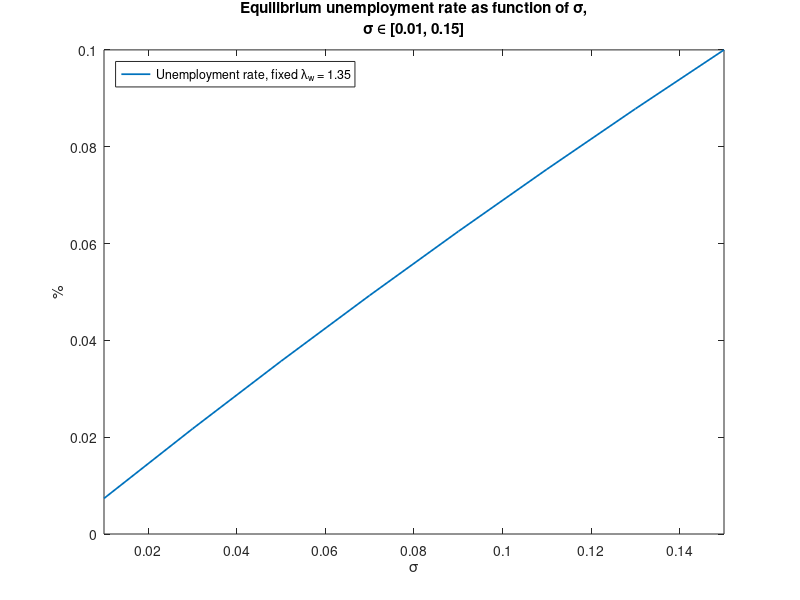

Write the MATLAB code that produced this figure. (Note: this script raises an error after producing the figure.)
%==========================================================================
%% 2 percentage signs represent sections of code;
% 1 percentage sign represents comments for code or commented out code;

% Answers to question parts that don't involve code can be found at the
% bottom of the programme, in the section ``Questions asked in problemset x
% that don't involve code".

% Text answers to question parts that involve code will be between the
% sub-section label:
%=======
% ANSWER
%=======
% Answer here
%===========
% END ANSWER
%===========

% Comments that are important will be between the sub-section label:
%=====
% NOTE
%=====
% Important note here
%=========
% END NOTE
%=========

% ECO385K Problem Set 1, 3
% Paul Le Tran, plt377
% 12 October, 2021
%==========================================================================

%==========================================================================
%% Problem info
% Read the paper "Unempployment and Vacancy Fluctuations in the Matching
% Model: Inspecting the Mechanism" by Andreas Hornstein, Per Krusell, and
% Giovanni L. Violante. This paper covers the basic Mortensen-Pissarides
% matching model with exogenous separation, and is where you will find how
% to derive equilibrium-characterising equations (21), (22), and (23) as
% the question requests.
%==========================================================================

%==========================================================================
%% Setting up workspace
clear all;
close all;
clc;

home_dir = 'path\to\programmes';

cd(home_dir);
%==========================================================================

%==========================================================================
%% Part 3a: Parametrise the model using Shimer's calibration. Compute the
% wage and unemployment rate.

% Setting Shimer calibration values
r = 0.012;
sigma = 0.10;
theta = 1;
alpha = 0.72;
A = 1.35;
p = 1;
b = 0.4;
beta = alpha;
c = 0.324;

% Computing job-finding and job-filling rates
lambda_w = A*(theta^(1 - alpha));
lambda_f = A*theta^(-alpha);

% Computing equilibrium wage and unemployment rate
u = sigma/(sigma + lambda_w);
w = beta*(p + c*theta) + (1 - beta)*b;
%==========================================================================

%==========================================================================
%% Part 3bi: Consider a permanent change in sigma from 0.01 to 0.15. What
% would the unemployment rate be if there was no change in the job-finding
% rate for each value of sigma? Plot the unemployment rate as a function of
% sigma for fixed job-finding rate.

% Setting Shimer calibration values
r = 0.012;
sigma = 0.10;
theta = 1;
alpha = 0.72;
A = 1.35;
p = 1;
b = 0.4;
beta = alpha;
c = 0.324;
% We will be keeping lambda_w = 1.35 from part 3a constant.

% Creating matrix that stores unemployment rate with corresponding sigma.
u_sigma_matrix = [zeros(length([0.01:0.01:0.15]'), 1) [0.01:0.01:0.15]'];
% Creating counter for loop
counter = 1;
for sigma = [0.01:0.01:0.15]
  u_sigma_matrix(counter, 1) = sigma/(sigma + 1.35);
  counter = counter + 1;
end
clear counter sigma;

% Saving unemployment rate values for plotting purposes in part 3bii.
u_3bi = u_sigma_matrix(:, 1);
clear u_sigma_matrix;

% Creating function for flow-consistent unemployment rate
urate_3bi = @(sigma) sigma(1)/(sigma(1) + 1.35);

% Creating plot of unemployment rate, when keeping lambda_w = 1.35, between
% sigma values [0.01, 0.15].
fplot(urate_3bi, [0.01, 0.15], 'LineWidth', 1.25);

% Creating axes labels
xlabel('\sigma');
ylabel('%');

% Creating legend
legend('Unemployment rate, fixed \lambda_{w} = 1.35', 'Location', 'Northwest');

% Creating title
title({'Equilibrium unemployment rate as function of \sigma,', '\sigma \in [0.01, 0.15]'});

saveas(gcf, 'path\to\graphics\3bi_plot.png');
close(gcf);
clear urate_3bi;
%==========================================================================

%==========================================================================
%% Part 3bii: Consider a permanent change in sigma from 0.01 to 0.15.
% Computer the wage, theta = v/u, job-finding rate, and the unemployment
% rate for each value of sigma. Plot the unemployment rate as a functio nof
% sigma. Compare with the previous question.

% Setting Shimer calibration values
r = 0.012;
sigma = 0.10;
theta = 1;
alpha = 0.72;
A = 1.35;
p = 1;
b = 0.4;
beta = alpha;
c = 0.324;

% We are no longer keeping the job-finding rate constant like in part 3bi.
% This means we need to use equilibrium condition (21) to solve for theta.
% Clearing Shimer calibration value from Shimer in part 3a.
clear theta;

% Creating matrix that stores equilibrium theta and corresponding sigma.
theta_sigma_matrix = [zeros(length([0.01:0.01:0.15]'), 1) [0.01:0.01:0.15]'];
% Creating counter for loop
counter = 1;
for sigma = [0.01:0.01:0.15]
  syms f(theta);
  f(theta) = (p - b)/(r + sigma + beta*A*(theta^(1 - alpha))) == c/((1 - beta)*A*(theta^(-alpha)));
  theta_sigma_matrix(counter, 1) = double(vpasolve(f, theta));
  counter = counter + 1;
end
clear counter sigma f theta;

% Creating matrix that will house equilbrium unemployment rate, equilibrium
% theta, and corresponding sigma for both.
u_theta_sigma_matrix = [zeros(length([0.01:0.01:0.15]'), 1) theta_sigma_matrix];
clear theta_sigma_matrix;
% Creating counter for loop
counter = 1;
for sigma = [0.01:0.01:0.15]
  u_theta_sigma_matrix(counter, 1) = sigma/(sigma + A*(u_theta_sigma_matrix(counter, 2)^(1 - alpha)));
  counter = counter + 1;
end
clear counter sigma;

% Creating matrix that will house equilibrium wage, unemployment rate,
% theta, and corresponding sigma for all.
w_u_theta_sigma_matrix = [zeros(length([0.01:0.01:0.15]'), 1) u_theta_sigma_matrix];
clear u_theta_sigma_matrix;
% Creating counter for loop
counter = 1;
for sigma = [0.01:0.01:0.15]
  w_u_theta_sigma_matrix(counter, 1) = beta*(p + c*w_u_theta_sigma_matrix(counter, 3)) + (1 - beta)*b;
  counter = counter + 1;
end
clear counter sigma;

% Creating matrix that will store equilibrium job-finding rate, wage,
% unemployment rate, theta, and corresponding sigma for all.
jfr_w_u_theta_sigma_matrix = [zeros(length([0.01:0.01:0.15]'), 1) w_u_theta_sigma_matrix];
clear w_u_theta_sigma_matrix;
% Creating counter for loop
counter = 1;
for sigma = [0.01:0.01:0.15]
  jfr_w_u_theta_sigma_matrix(counter, 1) = A*(jfr_w_u_theta_sigma_matrix(counter, 4)^(1 - alpha));
  counter = counter + 1;
end
clear counter sigma;

% Plotting unemployment rate against sigma values used
plot(jfr_w_u_theta_sigma_matrix(:, 5), jfr_w_u_theta_sigma_matrix(:, 3), 'LineWidth', 1.25, 'Color', [0, 0, 1]);
hold on
% Adding plot of unemployment rate values from part 3bi
plot(jfr_w_u_theta_sigma_matrix(:, 5), u_3bi, 'LineWidth', 1.25, 'Color', [1, 0, 0]);
hold off

% Creating axes labels
xlabel('\sigma');
ylabel('%');

% Creating legend
legend('Unemployment rate, varying \lambda_{w} (Blue)', 'Unemployment rate, fixed \lambda_{w} = 1.35 (Red)', 'Location', 'Northwest');

% Creating title
title({'Equilibrium unemployment rates as functions of \sigma,', '\sigma \in [0.01, 0.15]'});

saveas(gcf, 'path\to\graphics\3bii_plot.png');
close(gcf);
clear u_3bi;
%==========================================================================

%==========================================================================
%% Part 3ci: Consider a permanent change in p by 2%. Compute the wage,
% theta, job-finding rate, and the unemployment rate.

%==========================
% ONLY CONSIDERING INCREASE
%==========================

% Setting Shimer calibration values
r = 0.012;
sigma = 0.10;
theta = 1;
alpha = 0.72;
A = 1.35;
p = 1;
b = 0.4;
beta = alpha;
c = 0.324;

% Starting value of p is Shimer's calibration.
p = 1*1.02;

% Calculating equilibrium theta
syms f(theta);
f(theta) = (p - b)/(r + sigma + beta*A*(theta^(1 - alpha))) == c/((1 - beta)*A*(theta^(-alpha)));
theta_ss = double(vpasolve(f(theta), theta));
clear f;

% Calculating equilibrium job-finding rate
lambda_w = A*(theta_ss^(1 - alpha));

% Calculating equilibrium unemployment rate
u = sigma/(sigma + lambda_w);

% Calculating equilibrium wage
w = beta*(p + c*theta_ss) + (1 - beta)*b;

% Storing all into row vector. Note that these were calculated with beta =
% 0.72.
jfr_w_u_theta_beta_3ci = [lambda_w w u theta_ss beta];

clear theta theta_ss lambda_w u w;
%==========================================================================

%==========================================================================
%% Part 3cii: Consider a permanent change in p by 2%. Redo this by varying
% beta from 0.05 to 0.80.

%==========================
% ONLY CONSIDERING INCREASE
%==========================

% Setting Shimer calibration values
r = 0.012;
sigma = 0.10;
theta = 1;
alpha = 0.72;
A = 1.35;
p = 1;
b = 0.4;
beta = alpha;
c = 0.324;

% Starting value of p is Shimer's calibration.
p = 1*1.02;

% Creating a matrix that houses job-finding rate, wage, unemployment rate,
% theta, and corresponding beta.
jfr_w_u_theta_beta_matrix_3cii = [zeros(length([0.05:0.05:0.80]), 5)];
% Creating counter for loop
counter = 1;
for beta = [0.05:0.05:0.80]
  % Calculating equilibrium theta
  syms f(theta);
  f(theta) = (p - b)/(r + sigma + beta*A*(theta^(1 - alpha))) == c/((1 - beta)*A*(theta^(-alpha)));
  theta_ss = double(vpasolve(f(theta), theta));
  clear f;
  
  % Calculating equilibrium job-finding rate
  lambda_w = A*(theta_ss^(1 - alpha));

  % Calculating equilibrium unemployment rate
  u = sigma/(sigma + lambda_w);

  % Calculating equilibrium wage
  w = beta*(p + c*theta_ss) + (1 - beta)*b;
  
  % Storing into matrix as a row
  jfr_w_u_theta_beta_matrix_3cii(counter, :) = [lambda_w w u theta_ss beta];
  counter = counter + 1;
end
clear counter beta theta theta_ss lambda_w u w;
%==========================================================================

%==========================================================================
%% Part 3ciii: Consider a permanent change in p by 2%. Show how the
% responsiveness of the unemployment rate with respect to productivity
% changes by beta.

% What we are essentially doing is seeing how much u changes if p increases
% by 1% for example, for different values of beta.

%==========================
% ONLY CONSIDERING INCREASE
%==========================

% Setting Shimer calibration values
r = 0.012;
sigma = 0.10;
theta = 1;
alpha = 0.72;
A = 1.35;
p = 1;
b = 0.4;
beta = alpha;
c = 0.324;

% We choose our starting p value to be the initial permanent change of 2%.
% This means if our initial value was the Shimer calibration, starting p
% value is 1*1.02 = 1.02. Using a 1% change as the example, we will call
% p_after as follows:
p = 1*1.02;
p_after = p*1.01;

% Creating matrix that stores the per cent change of u from p to p_after,
% and corresponding beta.
upc_beta_matrix_3ciii = zeros(length([0.05:0.05:0.80]), 2);
% Creating counter for loop
counter = 1;
for beta = [0.05:0.05:0.80]
  % Calculating equilibrium theta for both p and p_after
  syms f(theta);
  f(theta) = (p - b)/(r + sigma + beta*A*(theta^(1 - alpha))) == c/((1 - beta)*A*(theta^(-alpha)));
  theta_ss = double(vpasolve(f(theta), theta));
  clear f;
  syms f(theta_after);
  f(theta_after) = (p_after - b)/(r + sigma + beta*A*(theta_after^(1 - alpha))) == c/((1 - beta)*A*(theta_after^(-alpha)));
  theta_after_ss = double(vpasolve(f(theta_after), theta_after));
  clear f;

  % Calculating equilibrium job-finding rates for both p and p_after
  lambda_w = A*(theta_ss^(1 - alpha));
  lambda_w_after = A*(theta_after_ss^(1 - alpha));

  % Calculating equilibrium unemployment rate for both p and p_after
  u = sigma/(sigma + lambda_w);
  u_after = sigma/(sigma + lambda_w_after);

  % Calculating per cent change of u from p to p_after
  u_pc = (u_after - u)/u;

  upc_beta_matrix_3ciii(counter, :) = [u_pc beta];
  counter = counter + 1;
end
clear counter beta theta theta_ss theta_after theta_after_ss lambda_w lambda_w_after u u_after u_pc;

% Plotting per cent change in unemployment rate against beta's used.
plot(upc_beta_matrix_3ciii(:, 2), upc_beta_matrix_3ciii(:, 1)*100, 'LineWidth', 1.25)

% Creating axes labels
xlabel('\beta');
ylabel('%');

% Setting y-axis interval
set(gca, 'ylim', [-0.51, -0.42]);
set(gca, 'ytick', -0.51:0.01:-0.42);

% Setting x-axis interval
set(gca, 'xlim', [0.05, 0.80]);
set(gca, 'xtick', -0.05:0.05:0.80);

% Creating title
title({'Responsiveness of unemployment rate', 'with respect to productivity changes in \beta,', '1% increase in p,', '\beta \in [0.05, 0.80]'});

saveas(gcf, 'path\to\graphics\3ciii_plot.png');
close(gcf);
%==========================================================================
% We see that keeping beta constant, a 1% increase in productivity results
% in the equilibrium unemployment rate to decrease. However, as beta
% increases, the magnitude of this decrease in the unemployment rate gets
% smaller. This means the responsiveness of the unemployment rate with
% respect to productivity changes in beta decreases.
%==========================================================================
%==========================================================================

%==========================================================================
%% Part 3di: Consider a permanent change in p by 2%. Compute the wage,
% theta, job-finding rate, and the unemployment rate.

%==========================
% ONLY CONSIDERING INCREASE
%==========================

% Setting Shimer calibration values
r = 0.012;
sigma = 0.10;
theta = 1;
alpha = 0.72;
A = 1.35;
p = 1;
b = 0.4;
beta = alpha;
c = 0.324;

% Starting value of p is Shimer's calibration.
p = 1*1.02;

% Calculating equilibrium theta
syms f(theta);
f(theta) = (p - b)/(r + sigma + beta*A*(theta^(1 - alpha))) == c/((1 - beta)*A*(theta^(-alpha)));
theta_ss = double(vpasolve(f(theta), theta));
clear f;

% Calculating equilibrium job-finding rate
lambda_w = A*(theta_ss^(1 - alpha));

% Calculating equilibrium unemployment rate
u = sigma/(sigma + lambda_w);

% Calculating equilibrium wage
w = beta*(p + c*theta_ss) + (1 - beta)*b;

% Storing all into row vector. Note that these were calculated with beta =
% 0.72.
jfr_w_u_theta_beta_3di = [lambda_w w u theta_ss beta];

clear theta theta_ss lambda_w u w;
%==========================================================================

%==========================================================================
%% Part 3dii: Consider a permanent change in p by 2%. Redo this by varying
% b from 0.20 to 0.95.

%==========================
% ONLY CONSIDERING INCREASE
%==========================

% Setting Shimer calibration values
r = 0.012;
sigma = 0.10;
theta = 1;
alpha = 0.72;
A = 1.35;
p = 1;
b = 0.4;
beta = alpha;
c = 0.324;

% Starting value of p is Shimer's calibration.
p = 1*1.02;

% Creating a matrix that houses job-finding rate, wage, unemployment rate,
% theta, and corresponding beta.
jfr_w_u_theta_b_matrix_3dii = [zeros(length([0.20:0.05:0.95]), 5)];
% Creating counter for loop
counter = 1;
for b = [0.20:0.05:0.95]
  % Calculating equilibrium theta
  syms f(theta);
  f(theta) = (p - b)/(r + sigma + beta*A*(theta^(1 - alpha))) == c/((1 - beta)*A*(theta^(-alpha)));
  theta_ss = double(vpasolve(f(theta), theta));
  clear f;
  
  % Calculating equilibrium job-finding rate
  lambda_w = A*(theta_ss^(1 - alpha));

  % Calculating equilibrium unemployment rate
  u = sigma/(sigma + lambda_w);

  % Calculating equilibrium wage
  w = beta*(p + c*theta_ss) + (1 - beta)*b;
  
  % Storing into matrix as a row
  jfr_w_u_theta_b_matrix_3dii(counter, :) = [lambda_w w u theta_ss b];
  counter = counter + 1;
end
clear counter b theta theta_ss lambda_w u w;
%==========================================================================

%==========================================================================
%% Part 3diii: Consider a permanent change in p by 2%. Show how the
% responsiveness of the unemployment rate with respect to productivity
% changes by beta.

% What we are essentially doing is seeing how much u changes if p increases
% by 1% for example, for different values of beta.

%==========================
% ONLY CONSIDERING INCREASE
%==========================

% Setting Shimer calibration values
r = 0.012;
sigma = 0.10;
theta = 1;
alpha = 0.72;
A = 1.35;
p = 1;
b = 0.4;
beta = alpha;
c = 0.324;

% We choose our starting p value to be the initial permanent change of 2%.
% This means if our initial value was the Shimer calibration, starting p
% value is 1*1.02 = 1.02. Using a 1% change as the example, we will call
% p_after as follows:
p = 1*1.02;
p_after = p*1.01;

% Creating matrix that stores the per cent change of u from p to p_after,
% and corresponding beta.
upc_b_matrix_3diii = zeros(length([0.20:0.05:0.95]), 2);
% Creating counter for loop
counter = 1;
for b = [0.20:0.05:0.95]
  % Calculating equilibrium theta for both p and p_after
  syms f(theta);
  f(theta) = (p - b)/(r + sigma + beta*A*(theta^(1 - alpha))) == c/((1 - beta)*A*(theta^(-alpha)));
  theta_ss = double(vpasolve(f(theta), theta));
  clear f;
  syms f(theta_after);
  f(theta_after) = (p_after - b)/(r + sigma + beta*A*(theta_after^(1 - alpha))) == c/((1 - beta)*A*(theta_after^(-alpha)));
  theta_after_ss = double(vpasolve(f(theta_after), theta_after));
  clear f;

  % Calculating equilibrium job-finding rates for both p and p_after
  lambda_w = A*(theta_ss^(1 - alpha));
  lambda_w_after = A*(theta_after_ss^(1 - alpha));

  % Calculating equilibrium unemployment rate for both p and p_after
  u = sigma/(sigma + lambda_w);
  u_after = sigma/(sigma + lambda_w_after);

  % Calculating per cent change of u from p to p_after
  u_pc = (u_after - u)/u;

  upc_b_matrix_3diii(counter, :) = [u_pc b];
  counter = counter + 1;
end
clear counter b theta theta_ss theta_after theta_after_ss lambda_w lambda_w_after u u_after u_pc;

% Plotting per cent change in unemployment rate against b's used.
plot(upc_b_matrix_3diii(:, 2), upc_b_matrix_3diii(:, 1)*100, 'LineWidth', 1.25)

% Creating axes labels
xlabel('b');
ylabel('%');

% Creating title
title({'Responsiveness of unemployment rate', 'with respect to productivity changes in b,', '1% increase in p', 'b \in [0.20, 0.95]'});

saveas(gcf, 'path\to\graphics\3diii_plot.png');
close(gcf);
%==========================================================================
% We see that keeping b constant, a 1% increase in productivity results in
% the equilibrium unemployment rate to decrease. Furthermore, as b
% increases, the magnitude of this decrease in the unemployment rate gets
% bigger. This means the responsiveness of the unemployment rate with
% respect to productivity increases as b increases.
%==========================================================================
%==========================================================================